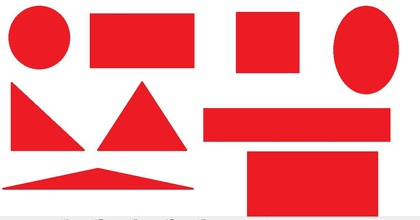
%> input picture demo-lichang/test2.jpg, 420 x 220 px, shrunk from 1095 x 574 before the run
$ octave shibie.m   (GNU Octave 9; MATLAB toolbox functions it lacks are replaced by stand-ins)
%> lines starting %> are read from the running program, lines starting %| are printed output that depends on the picture; in (x1, y1, x2, y2) boxes, pixels count from 0 and x2, y2 are one past the last pixel; in counts of white or black regions, pixels touching at a corner belong together; the program's own positions count from 1
i = imread('test2.jpg');
%> i is the input picture: size 220x420x3 uint8; mean R, G, B 245, 155, 158.8
C=im2bw(i,0.52);
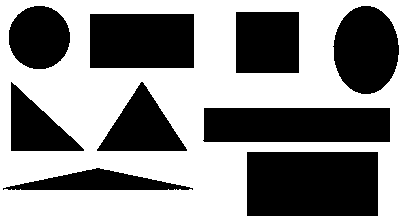
%> C: size 220x420 logical; 56.9% white; 9 black regions, largest, box (x1, y1, x2, y2) and area: (247, 152, 378, 216) 8384, (203, 108, 390, 142) 6325, (90, 14, 194, 68) 5616
imshow(C);title('C')
y=~C;
imshow(y);title('y')
  D=bwlabel(y,4);
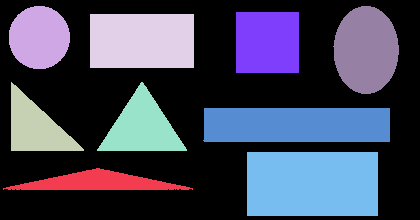
%> D: size 220x420 double; 10 distinct labels, from 0 to 9; one colour per label, 0 black
  imshow(D);title('D')
  a=max(max(D));
%> a = 9
 [b,c]=size(y);
%> b = 220; c = 420
 d=zeros(1,a+1);
 for i=1:b;
     for j=1:c;
          d(D(i,j)+1)=d(D(i,j)+1)+1;
     end
 end
%> after the loop, d = [52615 2251 3045 2611 5616 3204 6325 3843 8384 4506]


 f=zeros(1,a+1);
 for i=2:a+1;
     f(i)=d(i)>0.01*b*c;
 end
%> this loop made 9 passes
%> after the loop, f = [0 1 1 1 1 1 1 1 1 1]
 f2=find(f==1);
%> f2 = [2 3 4 5 6 7 8 9 10]
 g=length(f2);
%> g = 9
 f1=f2-1;
%> f1 = [1 2 3 4 5 6 7 8 9]
 figure(1)
result=zeros(g,1);
 for i=1:g
     [r1,c1]=find(D==f1(i));
     BW1=bwselect(D,c1,r1,4);
     SE = ones(2,4);
     E1 = imdilate(BW1,SE);
     F1=bwarea(E1);
     G1=bwperim(E1,4);
     H1=bwarea(G1);
     e(i)=4*3.14*F1/H1^2;
    if( 0.8927<e(i) & e(i)<1.1073)
          subplot(4,3,i)
          imshow(~E1);
          title('circle')
     elseif(0.7<e(i) && e(i)<0.8927 )
            subplot(4,3,i)
            imshow(~E1);
             title('rectangle/square')
     elseif(e(i)<0.7)
           subplot(4,3,i)
           imshow(~E1);
            title('triangle')
    end
      result(i,1)=e(i);
 end
%> this loop made 9 passes
%> (F1, H1) on passes 1 to 9: (2529.2, 399), (3306.6, 200.4), (2902.4, 238.1), (5885, 320.5), (3515, 256.2), (6617.2, 444.9), (4092, 252.5), (8710, 394.5), (4850, 246)
%> pass 1, `BW1=bwselect(D,c1,r1,4);`:
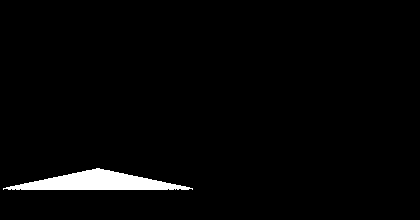
%> BW1: size 220x420 logical; 2.4% white; 1 white region, box (x1, y1, x2, y2) and area: (3, 168, 193, 190) 2251
%> pass 1, `E1 = imdilate(BW1,SE);`:
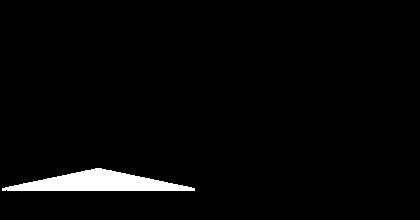
%> E1: size 220x420 logical; 2.7% white; 1 white region, box (x1, y1, x2, y2) and area: (2, 168, 195, 191) 2524
%> pass 1, `G1=bwperim(E1,4);`:
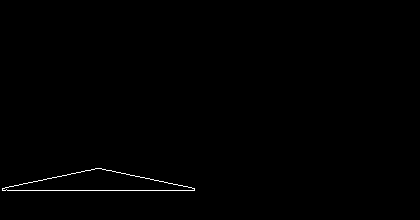
%> G1: size 220x420 logical; 0.42% white in thin lines or dots, all inside (x1, y1, x2, y2) = (2, 168, 195, 191)
%> after the loop, e = [0.2 1.03 0.643 0.72 0.672 0.42 0.806 0.703 1.01]; result = [0.2; 1.03; 0.643; 0.72; 0.672; 0.42; 0.806; 0.703; 1.01]
%> after the loop:
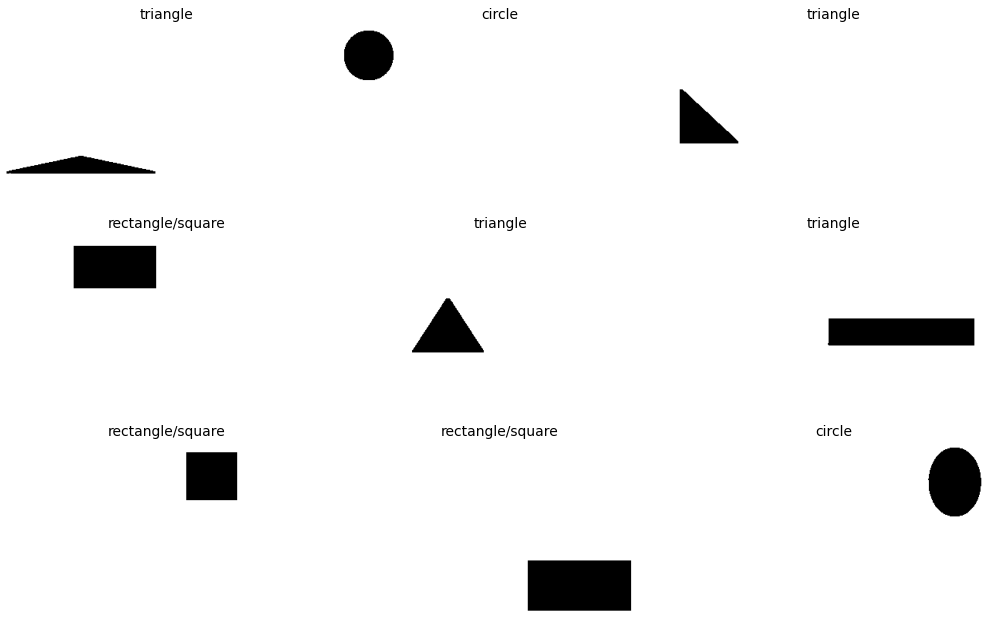
%> figure redrawn from the program's plot data, 9 panels

$ run again, with demo-lichang/test3.jpg copied over demo-lichang/test2.jpg
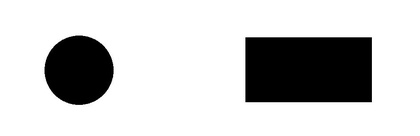
%> input picture demo-lichang/test3.jpg, 420 x 136 px, shrunk from 943 x 306 before the run
%> i is the input picture: size 136x420x3 uint8; min 0, max 255, mean 201.6
%> C: size 136x420 logical; 79% white; 2 black regions, box (x1, y1, x2, y2) and area: (245, 37, 372, 102) 8254, (44, 36, 114, 105) 3761
%> `D=bwlabel(y,4);`:
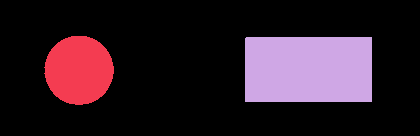
%> D: size 136x420 double; 3 distinct labels, from 0 to 2; one colour per label, 0 black
%> a = 2
%> after the loop `for i=1:b;`: d = [45105 3761 8254]
%> the loop `for i=2:a+1;` made 2 passes
%> after the loop `for i=2:a+1;`: f = [0 1 1]
%> f2 = [2 3]
%> g = 2
%> f1 = [1 2]
%> the loop `for i=1:g` made 2 passes
%> (F1, H1) on passes 1 to 2: (4052.2, 222.5), (8579.1, 387.6)
%> pass 1, `G1=bwperim(E1,4);`:
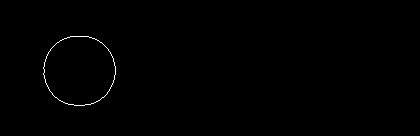
%> G1: size 136x420 logical; 0.35% white in thin lines or dots, all inside (x1, y1, x2, y2) = (43, 36, 116, 106)
%> after the loop `for i=1:g`: e = [1.03 0.717]; result = [1.03; 0.717]

$ run again, with demo-lichang/test4.jpg copied over demo-lichang/test2.jpg
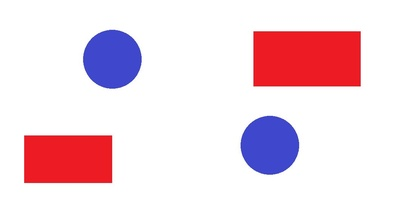
%> input picture demo-lichang/test4.jpg, 420 x 203 px, shrunk from 1112 x 538 before the run
%> i is the input picture: size 203x420x3 uint8; mean R, G, B 240.2, 216.2, 225.5
%> C: size 203x420 logical; 82.2% white; 4 black regions, box (x1, y1, x2, y2) and area: (254, 31, 361, 86) 5727, (24, 136, 112, 183) 4136, (241, 116, 299, 175) 2669, (83, 30, 141, 89) 2665
%> `D=bwlabel(y,4);`:
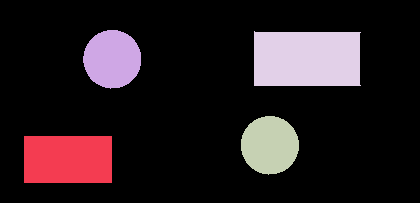
%> D: size 203x420 double; 5 distinct labels, from 0 to 4; one colour per label, 0 black
%> a = 4
%> after the loop `for i=1:b;`: d = [70063 4136 2665 2669 5727]
%> the loop `for i=2:a+1;` made 4 passes
%> after the loop `for i=2:a+1;`: f = [0 1 1 1 1]
%> f2 = [2 3 4 5]
%> g = 4
%> f1 = [1 2 3 4]
%> the loop `for i=1:g` made 4 passes
%> (F1, H1) on passes 1 to 4: (4368, 274.5), (2911.4, 187.8), (2915.4, 187.8), (6003.4, 328.2)
%> after the loop `for i=1:g`: e = [0.728 1.04 1.04 0.7]; result = [0.728; 1.04; 1.04; 0.7]
%> after the loop `for i=1:g`:
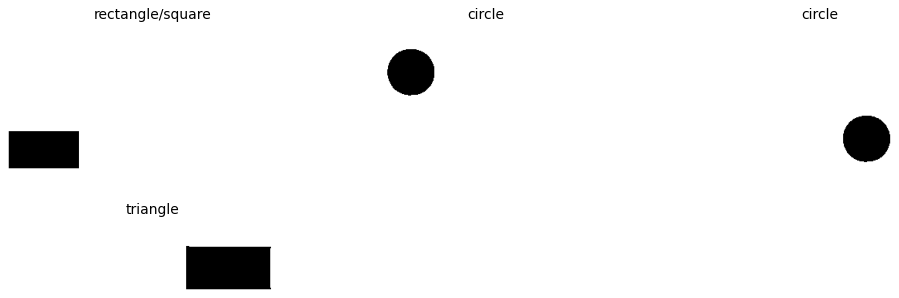
%> figure redrawn from the program's plot data, 4 panels
